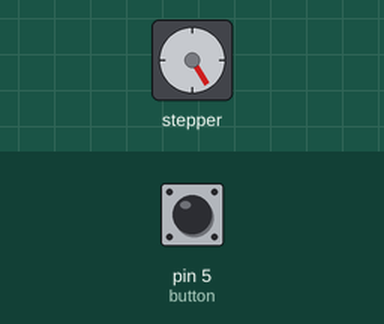
Simulated run of this sketch. Board: Arduino Uno, built with avr-gcc and run on an emulated ATmega328P. Shown: stepper motor. Wiring (inferred from the names in the program): stepper motor driver (200 steps per turn assumed): step pin 6; direction pin 7. The test bench sets the inputs (shaded band); at power-on: pin 5 (button) LOW.

Above: at 1.2 s.
1.3 s: pin 5 (button) pulled HIGH for 0.15 s
4.4 s: pin 5 (button) pulled HIGH for 1 s
At 5.6 s:
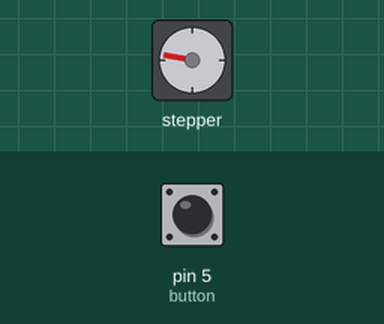
8.4 s: pin 5 (button) pulled HIGH for 0.15 s
At 9.8 s:
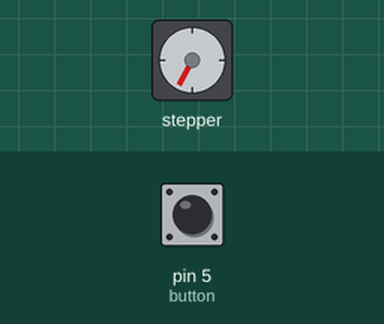
11.5 s: pin 5 (button) pulled HIGH for 3.2 s
At 12.2 s:
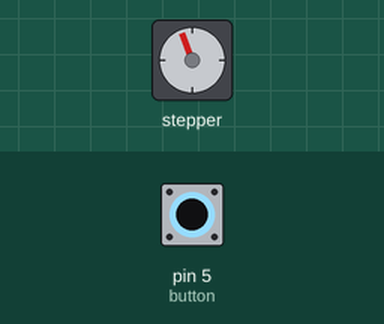
17.7 s: pin 5 (button) pulled HIGH for 0.15 s
20.8 s: pin 5 (button) pulled HIGH for 1 s
At 21.7 s:
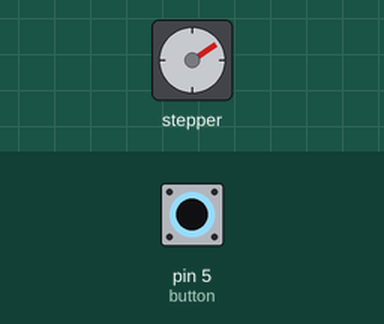
Timing chart, 0 to 72.3 s (numbered marks = the images above; inputs shaded):
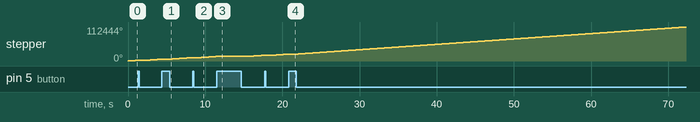

The sketch:

CRF_stepper_control.ino
```cpp
/*     Simple Stepper Motor Control Exaple Code
 *
 *  by Dejan Nedelkovski, www.HowToMechatronics.com
 *
 */
// defines pins numbers
const int stepPin = 6;
const int dirPin = 7;
const int button = 5;
int buttonState=0;

void setup() {
  // Sets the two pins as Outputs
  pinMode(stepPin,OUTPUT);
  pinMode(dirPin,OUTPUT);
  pinMode(button,INPUT);
}
void loop() {
  digitalWrite(dirPin,HIGH); // Enables the motor to move in a particular direction
  // Makes 200 pulses for making one full cycle rotation
  buttonState=digitalRead(button);
  while(buttonState==LOW)
  {
    digitalWrite(stepPin,HIGH);
    delayMicroseconds(500);
    digitalWrite(stepPin,LOW);
    delayMicroseconds(500);
    buttonState=digitalRead(button);
    if(buttonState==HIGH)
    {
      break;
    }
  }
  delay(1000);
}
```
